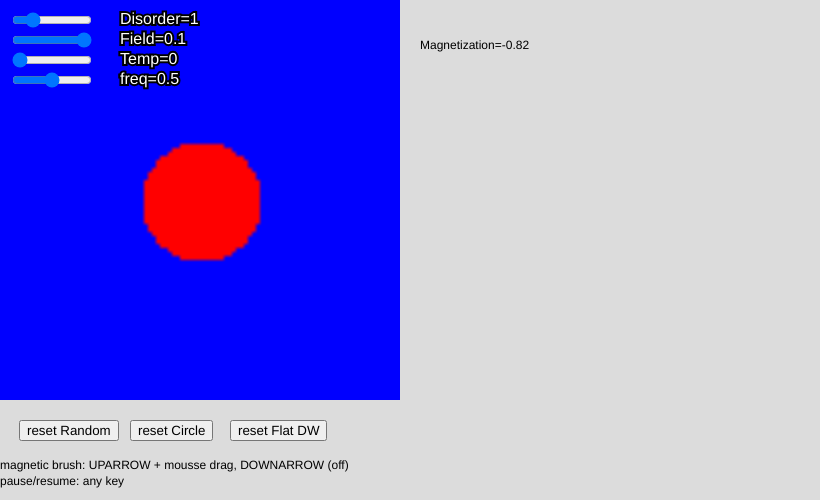
Frame 1 (no input)
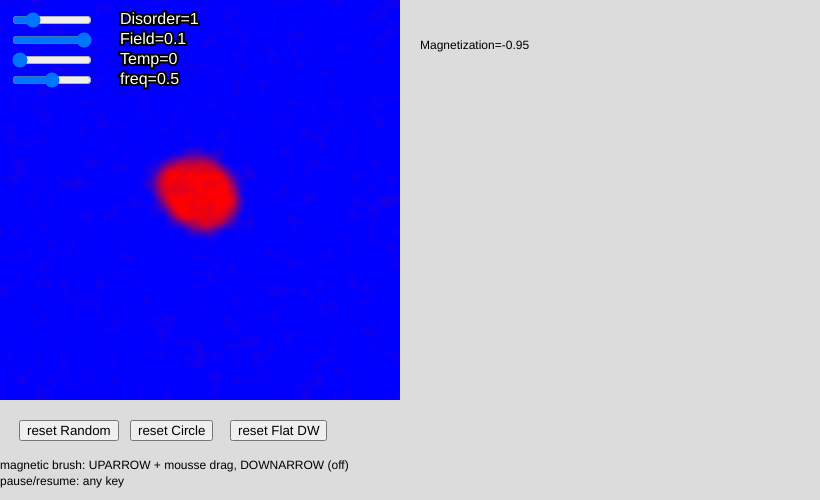
Frame 60 (no input)
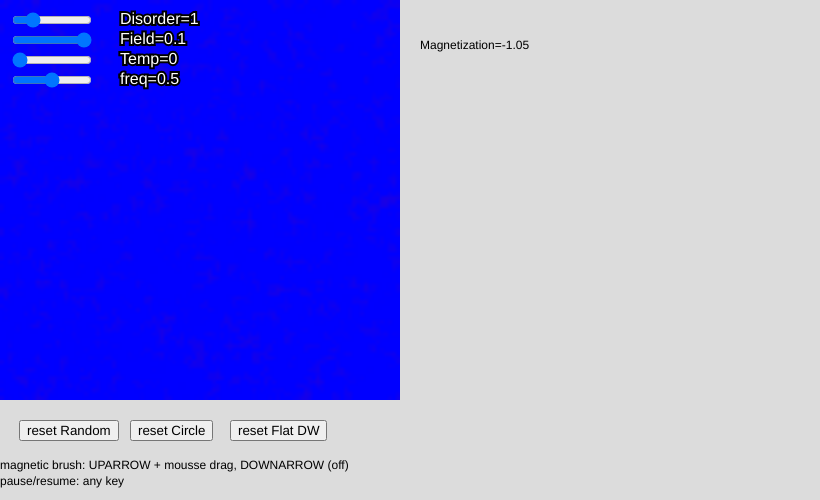
Frame 120 (the mouse pressed at the canvas centre since frame 60)

The p5.js sketch that drew these frames (run headless with seeded random() and noise() and a simulated clock; from frame 60 on, the mouse is pressed at the canvas centre):

// p5.js sketch
// ── sketch.js
let img;
let width, height;

//parametros de control
let amp = 4.0;
let nrun = 10;
let pincel=0;
let ampdis=1.0;
let H0=0;
let f0=0;
let Temp=0;

// system
let S;

function setup() {
  width = height = 400;
  // El canvas original usaba width*amp (1600x1600) para el mismo amp que
  // escala la grilla al dibujarla (400x400 visibles), dejando la mayor
  // parte del canvas en blanco; acá se reduce a un tamaño que alcanza
  // para la grilla, el texto de estadísticas (que queda a la derecha,
  // por el mismo scale(amp) que escala el resto del draw() de este frame)
  // y los botones debajo.
  cnv = createCanvas(820, 500);
  // img debe tener la resolución de la grilla (100x100), no la de
  // pantalla (400x400): se escala con amp al dibujarla. Antes quedaban
  // sin usar 300x300 de sus píxeles.
  img = createImage(100, 100);
  S = new phi4(100);
  pixelDensity(1);
 
  sliderD = createSlider(0, 5, 1.0, 0.001);
  sliderD.position(10, 10);
  sliderD.style('width', '80px');

  sliderH = createSlider(-0.1, 0.1, 0.15, 0.00001);
  sliderH.position(10, 30);
  sliderH.style('width', '80px');

  sliderT = createSlider(0, 1, 0.0, 0.001);
  sliderT.position(10, 50);
  sliderT.style('width', '80px');

  sliderF = createSlider(0, 1, 0.5, 0.001);
  sliderF.position(10, 70);
  sliderF.style('width', '80px');

  
  buttonR = createButton('reset Random');
  buttonR.position(19, height*1.05);
  buttonR.mousePressed(resetRandom);

  buttonC = createButton('reset Circle');
  buttonC.position(130, height*1.05);
  buttonC.mousePressed(resetCircle);
  
  buttonF = createButton('reset Flat DW');
  buttonF.position(230, height*1.05);
  buttonF.mousePressed(resetFlat);
}

function draw() {

  ampdis=sliderD.value();
  H0=sliderH.value();
  Temp=sliderT.value();
  f0=sliderF.value();

  background(220);
  S.render();
  
  if(int(pincel)===1) fill('red');
  if(int(pincel)===-1) fill('blue');
  if(int(pincel)===0) fill(255);

  stroke(0);
  if(pincel!=0)
  ellipse(mouseX / amp, mouseY / amp, 10);
  
  //if(keyIsPressed === false) 
  S.update(nrun);

  stroke(0);
  textSize(4);
  fill(255);
  text('Disorder='+ampdis, 30, 6.0);

  textSize(4);
  fill(255);
  text('Field='+H0, 30, 11);

  textSize(4);
  fill(255);
  text('Temp='+Temp, 30, 16);

  textSize(4);
  fill(255);
  text('freq='+f0, 30, 21);
  
  /*noStroke();
  let s = 'pintar magnetizacion:\nUPARROW/DOWNARROW\n'
  +'MOUSE DRAG';
  fill(0);
  text(s, 105, 10,50,50);
  */
  noStroke();
  fill(0);
  if(nrun===0) text('pausado', 82, 95, 50, 50);
  
  textSize(3);
  fill(0);
  text('magnetic brush: UPARROW + mousse drag, DOWNARROW (off)', 0,115,100,50);
  text('pause/resume: any key', 0,119,100,50);  

  textSize(3);
  fill(0);
  text('Magnetization='+Math.round(S.Mag*100.)/100.,105,10, 150,30);  

}

class phi4 {
  constructor(L) {
    this.dt = 0.1;
    this.L = L;
    this.phi = [];
    this.forcePhi = [];
    this.disorder = [];
    this.tiempo=0.0;
    this.Mag=0.0;
    /*for (let i = 0; i < L; i++) {
      for (let j = 0; j < L; j++) {
        let n = i * L + j;
        this.phi[n] = random(-1, 1);
        this.disorder[n] = random(-1,1);
      }
    }*/
    //this.resetRandom();
    this.resetCircle();
  }
  
  resetRandom(){
    let L=this.L;
    this.Mag=0.0;
    for (let i = 0; i < L; i++) {
      for (let j = 0; j < L; j++) {
        let n = i * L + j;
        this.phi[n] = random(-1, 1);
        this.disorder[n] = random(-1,1);
        this.Mag+=this.phi[n];
      }
    }  
    this.Mag*=1./(L*L);
  }
  
  resetCircle(){
    let L=this.L;
    this.Mag=0.0;
    for (let i = 0; i < L; i++) {
    for (let j = 0; j < L; j++) {
      let n = i * L + j;
      this.phi[n] =-1.0;
      if(pow(i-L/2,2)+pow(j-L/2,2)<15*15)
      this.phi[n] =1.0;  
      
      //if(L-i<sqrt(PI)*15 && L-j<sqrt(PI)*15) this.phi[n] =1.0;      
      this.disorder[n] = random(-1,1);
      this.Mag+=this.phi[n];
    }}
    this.Mag*=1./(L*L);
  }

 
  resetFlat(){
    this.Mag=0.0;
    let L=this.L;
    for (let i = 0; i < L; i++) {
    for (let j = 0; j < L; j++) {
      let n = i * L + j;
      this.phi[n] =-1.0;
      if(i>L/2)
      this.phi[n] =1.0;  
      this.disorder[n] = random(-1,1);
      this.Mag+=this.phi[n];
    }}
    this.Mag*=1./(L*L);
  }
  
  update(Nrun) {
    for (let n = 0; n < Nrun; n++)
      this.step();
  }

  step() {
    this.Mag=0.0;
    let L = this.L;
    for (let i = 0; i < L; i++) {
      for (let j = 0; j < L; j++) {
        let n = i * L + j;
        let nup = ((i + 1 + L) % L) * L + j;
        let nbo = ((i - 1 + L) % L) * L + j;
        let nle = i * L + (j - 1 + L) % L;
        let nri = i * L + (j + 1 + L) % L;

        let lap = -4 * this.phi[n] 
          + this.phi[nup] + this.phi[nbo] 
          + this.phi[nri] + this.phi[nle] ;
        
        let grad2 = (this.phi[nup] - this.phi[nbo]) ** 2 +
          (this.phi[nri] - this.phi[nle]) ** 2;
        
        this.forcePhi[n] = 1.5*(lap + lap*grad2*0.1)
          - pow(this.phi[n], 3) 
          + (1+this.disorder[n]*ampdis)*this.phi[n]
          + H0*(cos(f0*this.tiempo)>0?(1.0):(-1.0));
      }
    }
    for (let i = 0; i < L; i++) {
      for (let j = 0; j < L; j++) {
        let n = i * L + j;
        this.phi[n] =
          this.phi[n] + this.forcePhi[n] * this.dt 
        + sqrt(Temp*this.dt/3.0)*random(-1,1);
        this.Mag+=this.phi[n];
      }
    }
    this.tiempo+=this.dt;
    this.Mag*=1./(L*L);
  }

  addCircle(x, y, r) {
    let X = int(x);
    let Y = int(y);
    let L = this.L;
    for (let i = X - r; i <= X + r; i++) {
      for (let j = Y - r; j <= Y + r; j++) {
        if (pow(i - X, 2) + pow(j - Y, 2) < r * r) {
          let n = i * L + j;
          if (n < L * L && n >= 0) this.phi[n] = pincel;
          //console.log(i,j,this.phi[n]);
        }
      }
    }
  }

  render() {
    let L = this.L;
    img.loadPixels();
    for (let i = 0; i < L; i++) {
      for (let j = 0; j < L; j++) {
        let n = i * L + j;
        let col = (this.phi[n] + 1) * 255/2.0;
        //let col = (this.phi[n]>0)?(255):(0);
        img.set(i, j, color(col, 0, 255 - col));
        //img.set(i, j, color(100+col, 100+col, 100+col));
      }
    }
    img.updatePixels();
    scale(amp);
    image(img, 0, 0);
  }

}

function mouseDragged() {
  if(pincel!=0) S.addCircle(mouseX/amp, mouseY/amp,5);
}

function mousePressed() {
  if(pincel!=0) S.addCircle(mouseX/amp, mouseY/amp,5);
}

function keyPressed() {
  if(keyCode === UP_ARROW)
    pincel=(pincel>0)?(-1):(1);
  else if(keyCode === DOWN_ARROW)
    pincel = 0;
  else if(keyCode !== LEFT_ARROW && keyCode !==RIGHT_ARROW)
  {
    if (nrun === 0) {
      nrun = 10;
    } else {
      nrun = 0;
    }
  }  
}

function resetRandom() {
  S.resetRandom();
}

function resetCircle() {
  S.resetCircle();
}

function resetFlat() {
  S.resetFlat();
}
